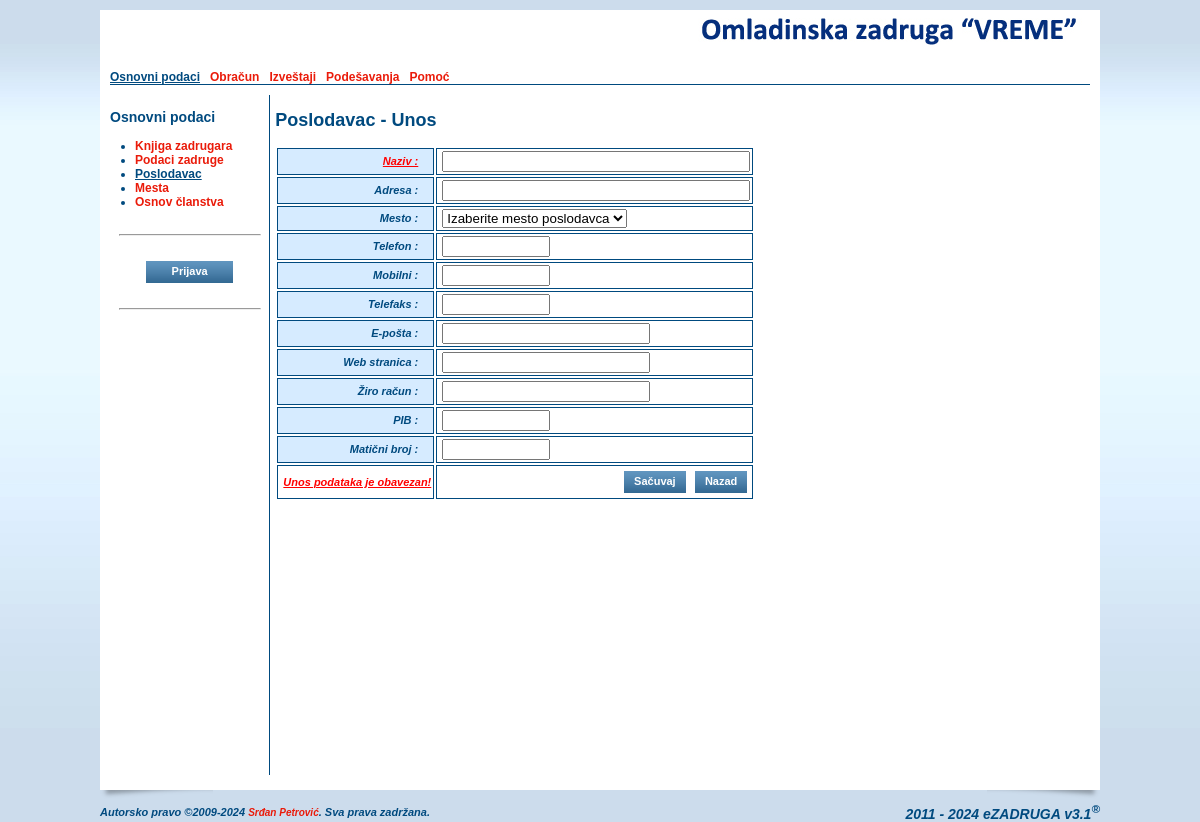
The app's page /poslodavacunos.php with its own data.
### tables this page shows
CREATE TABLE IF NOT EXISTS `oszcooperative` (
  `ID` smallint(6) NOT NULL AUTO_INCREMENT,
  `name` varchar(255) NOT NULL,
  `short` varchar(50) NOT NULL,
  `shortest` varchar(25) NOT NULL,
  `address` varchar(255) DEFAULT NULL,
  `IDPlace` smallint(6) DEFAULT NULL,
  `phone` varchar(20) DEFAULT NULL,
  `mobile` varchar(20) DEFAULT NULL,
  `fax` varchar(20) DEFAULT NULL,
  `email` varchar(255) DEFAULT NULL,
  `url` varchar(255) DEFAULT NULL,
  `account` varchar(255) DEFAULT NULL,
  `reference` varchar(255) NOT NULL,
  `pib` varchar(20) DEFAULT NULL,
  `idnumber` varchar(20) DEFAULT NULL,
  `activity` varchar(20) NOT NULL,
  `currentyear` varchar(4) NOT NULL,
  `contracthours` tinyint(4) NOT NULL DEFAULT '0',
  `memberhours` tinyint(4) NOT NULL DEFAULT '0',
  `headimage` varchar(255) DEFAULT NULL,
  `pdfimage` varchar(255) DEFAULT NULL,
  PRIMARY KEY (`ID`),
  KEY `name` (`name`),
  KEY `IDPlace` (`IDPlace`)
);

CREATE TABLE IF NOT EXISTS `oszmenu` (
  `ID` smallint(6) NOT NULL AUTO_INCREMENT,
  `title` varchar(70) NOT NULL,
  `link` varchar(255) NOT NULL,
  `root` smallint(6) NOT NULL DEFAULT '0',
  `sort` tinyint(4) DEFAULT NULL,
  `sub_item` tinyint(4) NOT NULL DEFAULT '-1',
  `show_admin` tinyint(4) NOT NULL DEFAULT '0',
  PRIMARY KEY (`ID`),
  KEY `title` (`title`),
  KEY `root` (`root`),
  KEY `link` (`link`)
);

### poslodavacunos.php (the view, shortened to what this page needs)
<?php
$name     = "";
$address  = "";
$phone    = "";
$mobile   = "";
$fax      = "";
$email    = "";
$url      = "";
$account  = "";
$pib      = "";
$idnumber = "";
include_once('./header.php');
?>
              <h2><?=$GLOBALS["sectiontitle"];?></h2>
              <form name="frmTableEdit" id="frmTableEdit" method="POST" action="./poslodavacunos.php" onSubmit="javascript:return checkInput();">
              <table cellpadding="2" cellspacing="2" border="0" class="table_edit">
                <tr>
                  <th align="right"><span class="required_data">Naziv : </span></th>
                  <td><input type="text" value="<?=$name;?>" name="name" id="name" maxlength="255" style="width: 300px;" /></td>
                </tr>
                <tr>
                  <th align="right">Adresa : </th>
                  <td><input type="text" value="<?=$address;?>" name="address" id="address" maxlength="255" style="width: 300px;" /></td>
                </tr>
                <tr>
                  <th align="right">Mesto :</th>
                  <td>
                    <select name="IDPlace">
                      <option value="-1">Izaberite mesto poslodavca</option>
                    </select>
                  </td>
                </tr>
                <tr>
                  <th align="right">Telefon : </th>
                  <td><input type="text" value="<?=$phone;?>" name="phone" id="phone" maxlength="30" style="width: 100px;" /></td>
                </tr>
                <tr>
                  <th align="right">Mobilni : </th>
                  <td><input type="text" value="<?=$mobile;?>" name="mobile" id="mobile" maxlength="30" style="width: 100px;" /></td>
                </tr>
                <tr>
                  <th align="right">Telefaks : </th>
                  <td><input type="text" value="<?=$fax;?>" name="fax" id="fax" maxlength="30" style="width: 100px;" /></td>
                </tr>
                <tr>
                  <th align="right">E-pošta : </th>
                  <td><input type="text" value="<?=$email;?>" name="email" id="email" maxlength="70" style="width: 200px;" /></td>
                </tr>
                <tr>
                  <th align="right">Web stranica : </th>
                  <td><input type="text" value="<?=$url;?>" name="url" id="url" maxlength="70" style="width: 200px;" /></td>
                </tr>
                <tr>
                  <th align="right">Žiro račun : </th>
                  <td><input type="text" value="<?=$account;?>" name="account" id="account" maxlength="70" style="width: 200px;" /></td>
                </tr>
                <tr>
                  <th align="right">PIB : </th>
                  <td><input type="text" value="<?=$pib;?>" name="pib" id="pib" maxlength="30" style="width: 100px;" /></td>
                </tr>
                <tr>
                  <th align="right">Matični broj : </th>
                  <td><input type="text" value="<?=$idnumber;?>" name="idnumber" id="idnumber" maxlength="30" style="width: 100px;" /></td>
                </tr>
                <tr>
                  <td class="required_data">Unos podataka je obavezan!</td>
                  <td style="padding:5px 5px 5px 0px;" align="right"><input type="submit" class="btn" name="submit" value="Sačuvaj" /> &nbsp; <input type="button" class="btn" name="reset" value="Nazad" onClick="javascript: history.go(-1);" /></td>
                </tr>
              </table>
              </form>
<?php
include_once('./footer.php');
?>

### header.php (shortened to what this page needs)
<?php
require_once('./lang/sr.php');
$_esettings = $_session->_getSettings();
if (count($_esettings) == 0) {
  $query = mysql_query("select * from esettings where ID > 0 LIMIT 1") or die(mysql_error());
  $_esettings = mysql_fetch_array($query);
}
$_oszcooperative = $_session->_getCooperative();
if (count($_oszcooperative) == 0) {
  $query = mysql_query("select * from oszcooperative where ID > 0 LIMIT 1") or die(mysql_error());
  $_oszcooperative = mysql_fetch_array($query);
}
$forSelf = explode("/", $_SERVER['PHP_SELF']);
$_self   = $forSelf[count($forSelf)-1];
$_menu   = array();
$_root   = 0;
$_father = 0;
$_this   = 0;
$_index  = false;
$query = mysql_query("SELECT * FROM oszmenu ORDER BY root, sort") or die(mysql_error());
while ($res = mysql_fetch_array($query)) {
  if ($_self == trim($res['link'])) {
    $_this    = $res['ID'];
    $_father  = $res['root'];
  }
  if ($res['root'] > 0) {
    foreach($_menu[0] as $key => $menu) {
      if ($key == $res['root']) {
        $_menu[0][$key]['submenu'][$res['ID']] = array(
        "ID"        => $res['ID'],
        "title"     => $res['title'],
        "link"      => $res['link'],
        "root"      => $res['root'],
        "sort"      => $res['sort'],
        "sub_item"  => $res['sub_item'],
        "show_admin"=> $res['show_admin']
        );
      }
    }
  } else {
    $_menu[0][$res['ID']] = array(
      "ID"    => $res['ID'],
      "title" => $res['title'],
      "link"  => $res['link'],
      "root"  => $res['root'],
      "sort"      => $res['sort'],
      "sub_item"  => $res['sub_item'],
      "show_admin"=> $res['show_admin']
    );
  }
}
if ($_father > 0 || $_this > 0) {
  if ($_father > 0) {
    if (!isset($_menu[$_root][$_father]['submenu'][$_this])) {
      foreach($_menu[$_root] as $key => $submenu) {
        if (isset($_menu[$_root][$key]['submenu'][$_father])) {
          $_root = $key;
          break;
        }
      }
    }
  }
} else $_index  = true;
?>
<!DOCTYPE html PUBLIC "-//W3C//DTD XHTML 1.0 Transitional//EN" "http://www.w3.org/TR/xhtml1/DTD/xhtml1-transitional.dtd">
<html xmlns="http://www.w3.org/1999/xhtml" >
  <head>
    <link href="./css/style.css" rel="stylesheet" type="text/css">
    <link href="./css/calendar.css" rel="stylesheet" type="text/css">
  </head>
<?php
if (isset($preload_image) && is_array($preload_image)) {
  $strOnLoad = "javascript:MM_preloadImages(";
  $start = true;
  foreach($preload_image as $_image) {
    if ($start)
    {
      $start = false;
      $strOnLoad .= "'". $_image."'";
    } else $strOnLoad .= ",'". $_image."'";
  }
?>
  <body OnLoad="<?=$strOnLoad;?>">
<?php
} else {
?>
  <body>
<?php
}
?>
    <div class="main_content_location" align="center" valign="top">
      <table cellpadding="0" cellspacing="0" border="0">
        <tr>
          <td colspan="2" valign="top">
            <table cellpadding="0" cellspacing="0" border="0" class="content_all">
              <tr>
                <td class="content_all_left"><img src="./images/1px.gif" /></td>
                <td class="content_main" valign="top">
                    <table cellpadding="0" cellspacing="0" border="0" class="content_main">
                      <tr>
                        <td>
                          <table cellpadding="0" cellspacing="0" border="0" class="header">
                            <tr>
                              <td align="left" class="header_left">
                              </td>
                              <td align="right" valign="top" class="header_right">
                                <a href="./index.php">
<?php if (isset($_esettings["custom_head"]) && $_esettings["custom_head"] && isset($_oszcooperative["headimage"]) && file_exists($_oszcooperative["headimage"])) { ?>
                                  <img src="<?=$_oszcooperative["headimage"];?>" alt="<?=$_LANG["sr"]["MAIN_IMAGE_ALT"];?>" title="<?=$_LANG["sr"]["MAIN_IMAGE_ALT"];?>" />
<?php } else { ?>
                                  <img src="./images/ezadruga_logo.png" alt="<?=$_LANG["sr"]["MAIN_IMAGE_ALT"];?>" title="<?=$_LANG["sr"]["MAIN_IMAGE_ALT"];?>" />
<?php } ?>
                                </a>
                              </td>
                            </tr>
                            <tr>
                              <td class="main_menu" colspan="2">
<?
  foreach ($_menu[0] as $key => $menu) {
    if (intval($menu["sort"]) > 0) {
      if ($key == $_father || $key == $_root){
        if ($_menu[0][$key]["show_admin"] && $GLOBALS["admin"]) {
?>
                                <a href="./<?=$_menu[0][$key]["link"];?>" class="main_menu_selected"><?=$_menu[0][$key]["title"];?></a> &nbsp;
<?
        } else {
?>
                                <a href="./<?=$_menu[0][$key]["link"];?>" class="main_menu_selected"><?=$_menu[0][$key]["title"];?></a> &nbsp;
<?
        }
      } else {
        if ($_menu[0][$key]["show_admin"] && $GLOBALS["admin"]) {
?>
                                <a href="./<?=$_menu[0][$key]["link"];?>"><?=$_menu[0][$key]["title"];?></a> &nbsp;
<?
        } else {
?>
                                <a href="./<?=$_menu[0][$key]["link"];?>"><?=$_menu[0][$key]["title"];?></a> &nbsp;
<?
        }
      }
    }
  }
?>
                              </td>
                          </table>
                        </td>
                      </tr>
                      <tr>
                        <td valign="top">
                          <table cellpadding="0" cellspacing="0" border="0" class="main_content">
                            <tr>
                              <td class="left_menu" valign="top">
<?php
if (!$_index) {
?>
                                <h3><?=$GLOBALS["menutitle"];?></h3>
                                <ul>
<?php
  $sub_item = -1;
  if ($_root > 0) {
    foreach($_menu[0][$_root]['submenu'] as $key => $menu) {
      if (intval($_menu[0][$_root]['submenu'][$key]["sort"]) > 0)
      {
        if ($key == $_father || $key == $sub_item) {
          if ($_menu[0][$_root]['submenu'][$key]["show_admin"] && $GLOBALS["admin"]) {
?>
                                  <li><a href="<?=$_menu[0][$_root]['submenu'][$key]["link"];?>" class="main_menu_selected"><?=$_menu[0][$_root]['submenu'][$key]["title"];?></a></li>
<?
          } elseif (!$_menu[0][$_root]['submenu'][$key]["show_admin"]) {
?>
                                  <li><a href="<?=$_menu[0][$_root]['submenu'][$key]["link"];?>" class="main_menu_selected"><?=$_menu[0][$_root]['submenu'][$key]["title"];?></a></li>
<?php
          }
        } else {
          if ($_menu[0][$_root]['submenu'][$key]["show_admin"] && $GLOBALS["admin"]) {
?>
                                  <li><a href="<?=$_menu[0][$_root]['submenu'][$key]["link"];?>"><?=$_menu[0][$_root]['submenu'][$key]["title"];?></a></li>
<?
          } elseif (!$_menu[0][$_root]['submenu'][$key]["show_admin"]) {
?>
                                  <li><a href="<?=$_menu[0][$_root]['submenu'][$key]["link"];?>"><?=$_menu[0][$_root]['submenu'][$key]["title"];?></a></li>
<?php
          }
        }
      }
    }
  }
?>
                                </ul>
<?
} else {
?>
<?php
}
?>
                                <hr style="margin-top:25px;margin-bottom:25px;width:140px;"/>
                                <div align="center">
<?php if (!$GLOBALS["admin"]) { ?>
                                  <form name="frmLogin" action="./login.php" method="POST">
                                    <input type="submit" name="login" id="login" class="btn" value=" &nbsp; &nbsp; Prijava &nbsp; &nbsp; " />
                                  </form>
<?php } ?>
                                </div>
                                <hr style="margin-top:25px;width:140px;" />
                              </td>
                              <td style="width:830px;padding-left:5px;" valign="top">

### css/style.css (style rules this page uses)
body { margin: 0px; padding: 0px; background-color:#ccdcec; background-image:url(bg.jpg); background-repeat:repeat-x; font-family:Arial, Tahoma, Georgia; font-size:12px; color:#004A7F; }
a { font-size:12px; color:#ea1b0a; text-decoration:none; font-weight: bold; }
ul { padding-left:0px; margin-left:25px; }
table { text-align: left; font-size:12px; }
img { border-top: 0px none; border-left: 0px none; border-right: 0px none; border-bottom: 0px none; }
.header { width: 980px; height: 60px; }
.header_left { width: 390px; height: 60px; }
.header_right { width: 590px; height: 60px; }
.main_content_location { padding-top: 10px; }
.content_all { margin: 0px; padding: 0px; background-color:#FFFFFF; width:1000px; }
.content_all_left { background-color:#FFFFFF; width:10px; }
.content_main { width: 980px; background-color:#FFFFFF; font-size:12px; }
.main_content { width: 980px; height:680px; background-color:#FFFFFF; font-size:12px; margin-top:10px; }
.main_menu { border-bottom: 1px solid #004A7F; }
.main_menu_selected { font-size:12px; color:#004A7F; text-decoration:underline; font-weight: bold; }
.left_menu { width:160px; border-right: 1px solid #004A7F; }
.table_edit { font-size:11px; }
.table_edit th { font-weight: bold; font-style: italic; background-color: #D6EBFF; border-top: 1px solid #004A7F; border-left: 1px solid #004A7F; border-right: 1px solid #004A7F; border-bottom: 1px solid #004A7F; padding-left: 15px; padding-right: 15px; }
.table_edit td { border-top: 1px solid #004A7F; border-left: 1px solid #004A7F; border-right: 1px solid #004A7F; border-bottom: 1px solid #004A7F; padding-left: 5px; }
.required_data { font-weight: bold; font-style: italic; color:#ff0000; text-decoration: underline; }
.btn { height:22px; border:none; background-color:#004A7F; background-image:url(btn.jpg); background-repeat:repeat-x; color:#FFFFFF; font-size:11px; cursor:pointer; font-weight:bold; padding:0px 10px 2px 10px; }

### records on screen
oszcooperative: headimage (picture)
oszmenu: title "Osnovni podaci"
oszmenu: title "Obračun"
oszmenu: title "Izveštaji"
oszmenu: title "Podešavanja"
oszmenu: title "Pomoć"
oszmenu: title "Knjiga zadrugara"
oszmenu: title "Podaci zadruge"
oszmenu: title "Poslodavac"
oszmenu: title "Mesta"
oszmenu: title "Osnov članstva"

### other values on screen
$GLOBALS["menutitle"] "Osnovni podaci"
$GLOBALS["sectiontitle"] "Poslodavac - Unos"
$GLOBALS["version"] "3.1"
